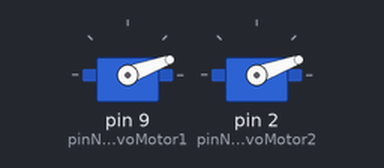
A sketch run on a simulated Arduino Uno, built with avr-gcc and run on an emulated ATmega328P. Parts: 2 × servo.

Above: at 0.05 s.
At 0.15 s:
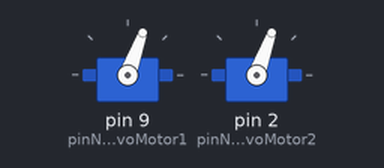
At 0.65 s:
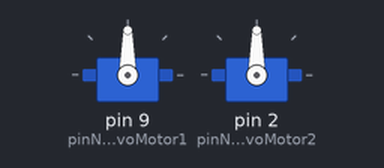
At 1.3 s:
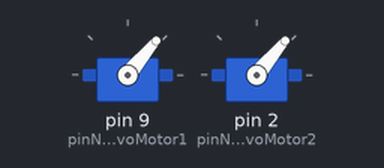
Timing chart, 0 to 5.5 s (numbered marks = the images above):
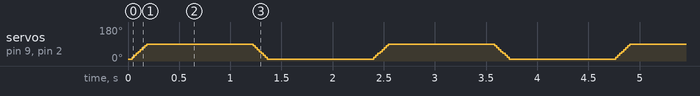

The sketch:

00Base.ino
```cpp
#include <Servo.h>

// 집게 구동 서보모터
int   pinNumberForServoMotor1 = 9;
Servo servoMotor1;

// 높낮이 구동 서보모터
int   pinNumberForServoMotor2 = 2;
Servo servoMotor2;

void setup() {
  // put your setup code here, to run once:
  servoMotor1.attach(pinNumberForServoMotor1);
  servoMotor2.attach(pinNumberForServoMotor2);

  // 기본 위치 설정 10 도로 제어
  servoMotor1.write(10);
  servoMotor2.write(10);

  delay(20);
}

void loop() {
  // put your main code here, to run repeatedly:

  // 0 ~ 90 도 까지 10도 간격으로 제어
  for (int i = 10; i <= 90; i+=10)
  {
    servoMotor1.write(i);
    servoMotor2.write(i);
    delay(20);
  }
  delay(1000);
  // 90 도에서 10 도로 10도 간격으로 제어
  for (int i = 90; i >= 10; i-=10)
  {
    servoMotor1.write(i);
    servoMotor2.write(i);
    delay(20);
  }
  delay(1000);
}
```

Measured:
- by itself, servo on pin 9 (pinNumberForServoMotor1), servo on pin 2 (pinNumberForServoMotor2): repeats every 2.4 s: 30° 0.02 s, 40° 0.02 s, 50° 0.02 s, 60° 0.02 s, 70° 0.02 s, 80° 0.02 s, 90° 1.0 s, 80° 0.02 s, 70° 0.02 s, 60° 0.02 s, 50° 0.02 s, 40° 0.02 s, 30° 0.02 s, 20° 0.02 s, 10° 1.0 s, 20° 0.02 s
